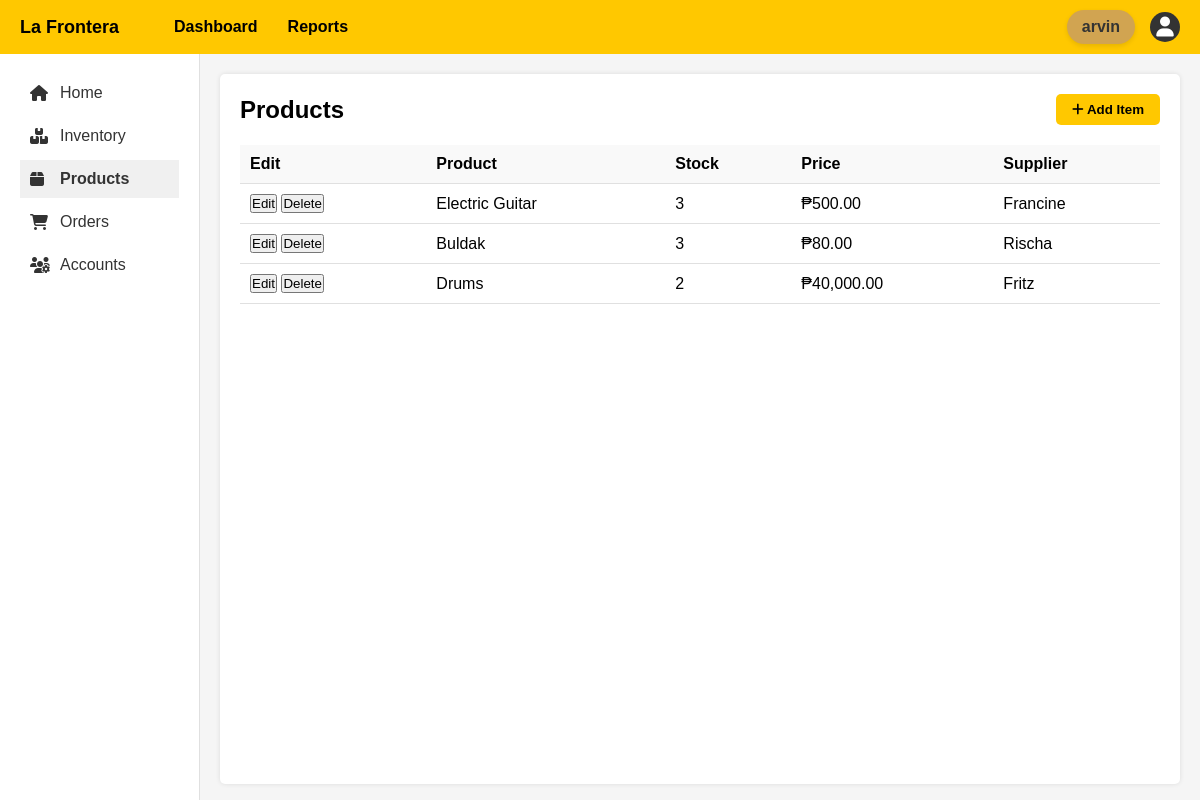
The app's page /ProductPage.php (signed in) with its own data.
### tables this page shows
CREATE TABLE `products` (
  `product_id` int(11) NOT NULL,
  `product_name` varchar(255) NOT NULL,
  `price` decimal(10,2) NOT NULL,
  `quantity` int(10) UNSIGNED NOT NULL,
  `supplier` varchar(255) NOT NULL
);

### ProductPage.php (the view, shortened to what this page needs)
<?php
require_once 'dependencies/config.php';
$email = $_SESSION['email'];
$query = "SELECT id, usertype FROM users WHERE email = ?";
$stmt = $conn->prepare($query);
$stmt->bind_param("s", $email);
$stmt->execute();
$result = $stmt->get_result();
if ($row = $result->fetch_assoc()) {
    $usertype = $row['usertype'];
} else {
    die("User not found in database.");
}
$sql = "SELECT * FROM products";
$result = mysqli_query($conn, $sql);
?>
<!DOCTYPE html>
<html lang="en">
<head>
    <link rel="stylesheet" href="https://cdnjs.cloudflare.com/ajax/libs/font-awesome/6.4.0/css/all.min.css">
    <link rel="stylesheet" href="css/style.css">
    <link rel="stylesheet" href="css/ProductPage.css">
</head>
<body>
<div class="header">
    <div class="logo">La Frontera</div>
    <div class="search-nav">
        <a href="MenuPage.php" class="nav-item">Dashboard</a>
        <a href="reports.php" class="nav-item">Reports</a>
    </div>
    <div class="username-display">
        <?php echo htmlspecialchars($_SESSION['username']); ?>
    </div>
    <div class="user-dropdown">
        <div class="user-icon" id="userDropdownBtn">
            <i class="fas fa-user"></i>
        </div>
    </div>
</div>
<div class="container">
    <div class="sidebar">
        <?php if ($_SESSION['user_role'] === 'owner' || $_SESSION['user_role'] === 'manager'): ?>
            <a href="accounts_page.php" class="sidebar-item"><i class="fas fa-home"></i>Home</a>
        <?php endif; ?>
        <a href="InventoryPage.php" class="sidebar-item"><i class="fas fa-boxes"></i> Inventory</a>
        <a href="ProductPage.php" class="sidebar-item active"><i class="fas fa-box"></i> Products</a>
        <a href="OrderPage.php" class="sidebar-item"><i class="fas fa-shopping-cart"></i>Orders</a>
        <?php if ($_SESSION['user_role'] === 'owner'): ?>
            <a href="accounts_page.php" class="sidebar-item"><i class="fas fa-users-cog"></i> Accounts</a>
        <?php endif; ?>
    </div>
    <div class="content">
        <div class="content-header">
            <h2>Products</h2>
            <?php if ($usertype == 'owner' || $usertype == 'manager'): ?>
            <button class="btn btn-success" id="openModal">
                <i class="fas fa-plus"></i> Add Item
            </button>
            <?php endif; ?>
        </div>
        <table>
            <thead>
                <tr>
                <?php if ($usertype == 'owner' || $usertype == 'manager'): ?>
                    <th>Edit</th>
                    <?php endif; ?>
                    <th>Product</th>
                    <th>Stock</th>
                    <th>Price</th>
                    <th>Supplier</th>
                </tr>
            </thead>
            <tbody id="productTable">
                <?php while ($row = mysqli_fetch_assoc($result)) : ?>
                    <tr>
                        <?php if ($usertype == 'owner' || $usertype == 'manager'): ?>
                        <td>
                            <button class="edit-btn"
                                product_id="<?= $row['product_id'] ?>"
                                product_name="<?= $row['product_name'] ?>"
                                price="<?= $row['price'] ?>"
                                quantity="<?= $row['quantity'] ?>"
                                supplier="<?= $row['supplier'] ?>"> Edit</button>
                            <button class="delete-btn" product_id="<?= $row['product_id'] ?>">Delete</button>
                        </td>
                        <?php endif; ?>
                        <td><?= htmlspecialchars($row['product_name']) ?></td>
                        <td><?= htmlspecialchars($row['quantity']) ?></td>
                        <td>₱<?= number_format($row['price'], 2) ?></td>
                        <td><?= htmlspecialchars($row['supplier']) ?></td>
                    </tr>
                <?php endwhile; ?>
            </tbody>
        </table>
    </div>
</div>
</body>
</html>

### css/style.css (style rules this page uses)
* { margin: 0; padding: 0; box-sizing: border-box; font-family: Arial, sans-serif; }
body { background-color: #f5f5f5; }
.header { background-color: #FFC800; padding: 10px 20px; display: flex; justify-content: space-between; align-items: center; }
.logo { font-weight: bold; color: black; font-size: 18px; }
.search-nav { display: flex; align-items: center; flex-grow: 1; margin-left: 40px; }
.nav-item { margin: 0 15px; color: black; text-decoration: none; font-weight: bold; }
.user-icon { background-color: #333; color: white; width: 30px; height: 30px; border-radius: 50%; display: flex; align-items: center; justify-content: center; }
.container { display: flex; min-height: calc(100vh - 50px); }
.sidebar { width: 200px; background-color: white; padding: 20px; border-right: 1px solid #e0e0e0; }
.sidebar-item { padding: 10px; margin-bottom: 5px; display: flex; align-items: center; text-decoration: none; color: #333; }
.sidebar-item i { margin-right: 10px; width: 20px; }
.sidebar-item.active { background-color: #f0f0f0; font-weight: bold; }
.content { flex-grow: 1; padding: 20px; background-color: white; margin: 20px; border-radius: 5px; box-shadow: 0 0 5px rgba(0,0,0,0.1); }
.content-header { display: flex; justify-content: space-between; align-items: center; margin-bottom: 20px; }
.btn { padding: 8px 16px; border: none; border-radius: 5px; cursor: pointer; font-weight: bold; }
.btn-success { background-color: #FFC800; color: black; }
table { width: 100%; border-collapse: collapse; }
table th, table td { padding: 10px; text-align: left; border-bottom: 1px solid #e0e0e0; }
table th { background-color: #f9f9f9; }

### css/ProductPage.css (style rules this page uses)
.user-dropdown { position: relative; display: inline-block; }
.user-icon { cursor: pointer; padding: 10px; font-size: 20px; position: relative; }
.username-display { font-size: 16px; font-weight: 600; margin-right: 15px; padding: 8px 15px; background-color: #d1a451; color: #333; border-radius: 25px; box-shadow: 0 2px 5px rgba(0, 0, 0, 0.1); display: inline-flex; align-items: center; gap: 8px; }

### records on screen
products: product_name "Electric Guitar", quantity "3", price "500.00", supplier "Francine"
products: product_name "Buldak", quantity "3", price "80.00", supplier "Rischa"
products: product_name "Drums", quantity "2", price "40,000.00", supplier "Fritz"

### other values on screen
$_SESSION['username'] "arvin"
